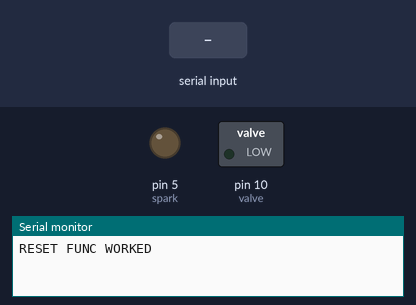
The sketch below on a simulated Arduino Uno, built with avr-gcc and run on an emulated ATmega328P. Shown: switched loads named in the sketch (green lamp = pin HIGH), output pins drawn as LEDs (lit = HIGH), the last lines printed to the serial monitor. Inputs (shaded band) come from the test bench.

Above: at 1.2 s.
1.3 s: "1,90\n" received over the second serial link
At 1.45 s:
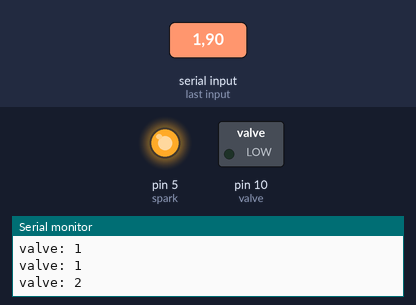
3.0 s: "1,90,45\n" received over the second serial link
At 3.7 s:
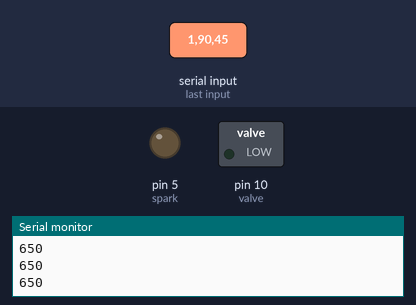
Timing chart, 0 to 6.0 s (numbered marks = the images above; inputs shaded):
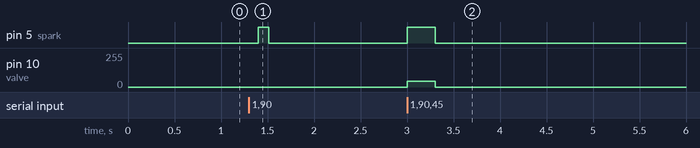

The sketch:

valve_controller_softwareserial.ino
```cpp
#include <SoftwareSerial.h>
#include <string.h>

#define spark 5
#define valve 10

// RX, TX (Arduino reads on pin 9, sends on pin 8)
SoftwareSerial mySerial(9, 8);

String input="";
int values[3];
int index = 0;

int state = 0;
unsigned long prevMillis = 0;
unsigned long timerMax = 5000;
bool timerRunning = false;

unsigned long prevMillisSpark = 0;
unsigned long timerMaxSpark = 1000;
bool timerRunningSpark = false;

char ack_status ='0'; //0-idle, 1-running, 2-finished

void setup() {
  mySerial.begin(9600);
  Serial.begin(9600);
  mySerial.write(ack_status);

  mySerial.setTimeout(100);

  TCCR1B = TCCR1B & B11111000 | B00000010;

  Serial.println("RESET FUNC WORKED");

  pinMode(spark, OUTPUT);
  pinMode(valve, OUTPUT);

  analogWrite(spark, 0);
  analogWrite(valve, 0);
}

void(* resetFunc) (void) = 0;

int i = 0;
char character;

void loop() {

  if (mySerial.available() > 0) {
    /*
      S - start the cycle
      D - change duty cycle (default lowest 143)
      T - change time to burn (default 5 seconds)
      E - emergency stop

      When done, send some acknowledgment
      Example: S0, E0
    */

    // Wait for integer data to come
    //while (mySerial.available() == 0) {}
    int S = mySerial.parseInt();
    int T = mySerial.parseInt();
    int D = mySerial.parseInt();

    if (S == 3){
      analogWrite(valve, 0);
      analogWrite(spark, 0);
      timerRunning = false;
      timerRunningSpark = false;
    }
 /*
    int S = 0;
    int T = 0;
    int D = 0;


  while (mySerial.available()) {
    char c = mySerial.read();


    if (c == '\r') continue;     // ignore CR

    if (c == '\n') {             // got a full line
      if (input.length() > 0) {
        int number = input.toInt();
        if (index < 3) {
          values[index] = number;
          index++;
        }
      }

      input = "";                 // clear for next line

      // When we have 3 values, do something with them
      if (index == 3) {
        S = values[0];
        T = values[1];
        D = values[2];

        index = 0;  // reset for next command
      }
    }
    else {
      input += c;   // accumulate characters
    }
  }

    input = "";

*/

    Serial.print(S);
    Serial.print(" ");
    Serial.print(T);
    Serial.print(" ");
    Serial.println(D);
    Serial.println(prevMillisSpark);


    if ((S == 1) && (!timerRunning)){
      prevMillis = millis();
      prevMillisSpark = millis();
      analogWrite(spark, 255);
      analogWrite(valve, D) ;
      timerMax = T;
      state = 1;
      timerRunning = true;
      timerRunningSpark = true;

      ack_status = '1';
      mySerial.write(ack_status);
    }


  }

  // Valve timer
  if (timerRunning) {
    if (millis() < prevMillis) {
      analogWrite(valve, 0);
      timerRunning = false;
      Serial.print("Valve recovery");
    }
    unsigned long elapsed = millis() - prevMillis;
    Serial.print("valve: ");
    Serial.println(elapsed);
    if (elapsed >= timerMax) {
      analogWrite(valve, 0);
      analogWrite(spark, 0);
      timerRunning = false;
      ack_status = '2';
      mySerial.write(ack_status);

    }
  }

  // Spark timer
  if (timerRunningSpark) {
    if (millis() < prevMillisSpark) {
      analogWrite(spark, 0);
      timerRunningSpark = false;
      Serial.print("Spark recovery");
    }
    if (abs(millis()-prevMillisSpark) > 2500) {
      analogWrite(spark, 0);
      timerRunningSpark = false;
      Serial.print("Spark recovery");
    }
    unsigned long elapsedSpark = millis() - prevMillisSpark;
    if (elapsedSpark % 50 == 0) {Serial.println(elapsedSpark);}
    if (elapsedSpark >= timerMaxSpark) {
      analogWrite(spark, 0);
      timerRunningSpark = false;
    }
  }

}
```

Measured:
- after the input at 1.3 s, pin 5 (spark): LOW → HIGH after 0.10 s, → LOW 0.11 s later
- after the input at 3.0 s, pin 5 (spark): LOW → HIGH at once, → LOW 0.30 s later; pin 10 (valve): 0/255 → 45/255 at once, → 0/255 0.30 s later
